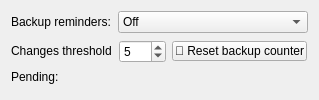
                       <widget class="QWidget" name="widget_48" native="true">
                        <layout class="QFormLayout" name="formLayout_2">
                         <item row="0" column="0">
                          <widget class="QLabel" name="label_35">
                           <property name="text">
                            <string>Backup reminders:</string>
                           </property>
                          </widget>
                         </item>
                         <item row="0" column="1">
                          <widget class="QComboBox" name="backupModeCombo">
                           <property name="toolTip">
                            <string>Choose when the app should prompt you to create a backup.</string>
                           </property>
                           <item>
                            <property name="text">
                             <string>Off</string>
                            </property>
                           </item>
                           <item>
                            <property name="text">
                             <string>After N changes</string>
                            </property>
                           </item>
                           <item>
                            <property name="text">
                             <string>On logout</string>
                            </property>
                           </item>
                           <item>
                            <property name="text">
                             <string>After N + logout</string>
                            </property>
                           </item>
                          </widget>
                         </item>
                         <item row="1" column="0">
                          <widget class="QLabel" name="label_36">
                           <property name="text">
                            <string>Changes threshold</string>
                           </property>
                          </widget>
                         </item>
                         <item row="1" column="1">
                          <widget class="QWidget" name="widget_49" native="true">
                           <layout class="QHBoxLayout" name="horizontalLayout_43">
                            <property name="leftMargin">
                             <number>1</number>
                            </property>
                            <property name="topMargin">
                             <number>1</number>
                            </property>
                            <property name="rightMargin">
                             <number>1</number>
                            </property>
                            <property name="bottomMargin">
                             <number>1</number>
                            </property>
                            <item>
                             <widget class="QSpinBox" name="backupThresholdSpin">
                              <property name="toolTip">
                               <string>How many changes before a backup reminder.</string>
                              </property>
                              <property name="minimum">
                               <number>1</number>
                              </property>
                              <property name="maximum">
                               <number>999</number>
                              </property>
                              <property name="value">
                               <number>5</number>
                              </property>
                             </widget>
                            </item>
                            <item>
                             <widget class="QPushButton" name="resetBackupCounterBtn">
                              <property name="minimumSize">
                               <size>
                                <width>0</width>
                                <height>20</height>
                               </size>
                              </property>
                              <property name="styleSheet">
                               <string notr="true">padding:2;
</string>
                              </property>
                              <property name="text">
                               <string>🔄 Reset backup counter</string>
                              </property>
                             </widget>
                            </item>
                           </layout>
                          </widget>
                         </item>
                         <item row="2" column="1">
                          <widget class="QLabel" name="changes_backup">
                           <property name="text">
                            <string/>
                           </property>
                          </widget>
                         </item>
                         <item row="2" column="0">
                          <widget class="QLabel" name="label_75">
                           <property name="text">
                            <string>Pending: </string>
                           </property>
                          </widget>
                         </item>
                        </layout>
                       </widget>
